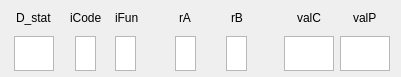
  <widget class="QWidget" name="layoutWidget_4">
   <property name="geometry">
    <rect>
     <x>100</x>
     <y>420</y>
     <width>401</width>
     <height>70</height>
    </rect>
   </property>
   <layout class="QGridLayout" name="gridLayout_6">
    <item row="1" column="8">
     <widget class="QTextBrowser" name="D_valP">
      <property name="sizePolicy">
       <sizepolicy hsizetype="Preferred" vsizetype="Preferred">
        <horstretch>70</horstretch>
        <verstretch>20</verstretch>
       </sizepolicy>
      </property>
      <property name="minimumSize">
       <size>
        <width>50</width>
        <height>35</height>
       </size>
      </property>
      <property name="maximumSize">
       <size>
        <width>70</width>
        <height>24</height>
       </size>
      </property>
      <property name="baseSize">
       <size>
        <width>70</width>
        <height>20</height>
       </size>
      </property>
      <property name="styleSheet">
       <string notr="true"/>
      </property>
     </widget>
    </item>
    <item row="1" column="4" alignment="Qt::AlignHCenter">
     <widget class="QTextBrowser" name="D_rA">
      <property name="sizePolicy">
       <sizepolicy hsizetype="Preferred" vsizetype="Preferred">
        <horstretch>70</horstretch>
        <verstretch>20</verstretch>
       </sizepolicy>
      </property>
      <property name="minimumSize">
       <size>
        <width>21</width>
        <height>35</height>
       </size>
      </property>
      <property name="maximumSize">
       <size>
        <width>20</width>
        <height>24</height>
       </size>
      </property>
      <property name="baseSize">
       <size>
        <width>70</width>
        <height>20</height>
       </size>
      </property>
      <property name="styleSheet">
       <string notr="true"/>
      </property>
     </widget>
    </item>
    <item row="1" column="5" alignment="Qt::AlignHCenter">
     <widget class="QTextBrowser" name="D_rB">
      <property name="sizePolicy">
       <sizepolicy hsizetype="Preferred" vsizetype="Preferred">
        <horstretch>70</horstretch>
        <verstretch>20</verstretch>
       </sizepolicy>
      </property>
      <property name="minimumSize">
       <size>
        <width>21</width>
        <height>35</height>
       </size>
      </property>
      <property name="maximumSize">
       <size>
        <width>20</width>
        <height>24</height>
       </size>
      </property>
      <property name="baseSize">
       <size>
        <width>70</width>
        <height>20</height>
       </size>
      </property>
      <property name="styleSheet">
       <string notr="true"/>
      </property>
     </widget>
    </item>
    <item row="0" column="5" alignment="Qt::AlignHCenter">
     <widget class="QLabel" name="label_40">
      <property name="styleSheet">
       <string notr="true">QLabel
{
font: 18pt &quot;Chiller&quot;;
}</string>
      </property>
      <property name="text">
       <string>rB</string>
      </property>
     </widget>
    </item>
    <item row="0" column="8" alignment="Qt::AlignHCenter">
     <widget class="QLabel" name="label_36">
      <property name="styleSheet">
       <string notr="true">QLabel
{
font: 18pt &quot;Chiller&quot;;
}</string>
      </property>
      <property name="text">
       <string>valP</string>
      </property>
     </widget>
    </item>
    <item row="0" column="1" alignment="Qt::AlignHCenter">
     <widget class="QLabel" name="label_34">
      <property name="styleSheet">
       <string notr="true">QLabel
{
font: 18pt &quot;Chiller&quot;;
}</string>
      </property>
      <property name="text">
       <string>iCode</string>
      </property>
     </widget>
    </item>
    <item row="0" column="4" alignment="Qt::AlignHCenter">
     <widget class="QLabel" name="label_39">
      <property name="styleSheet">
       <string notr="true">QLabel
{
font: 18pt &quot;Chiller&quot;;
}</string>
      </property>
      <property name="text">
       <string>rA</string>
      </property>
     </widget>
    </item>
    <item row="0" column="7" alignment="Qt::AlignHCenter">
     <widget class="QLabel" name="label_35">
      <property name="styleSheet">
       <string notr="true">QLabel
{
font: 18pt &quot;Chiller&quot;;
}</string>
      </property>
      <property name="text">
       <string>valC</string>
      </property>
     </widget>
    </item>
    <item row="1" column="1" alignment="Qt::AlignHCenter">
     <widget class="QTextBrowser" name="D_icode">
      <property name="sizePolicy">
       <sizepolicy hsizetype="Preferred" vsizetype="Preferred">
        <horstretch>70</horstretch>
        <verstretch>20</verstretch>
       </sizepolicy>
      </property>
      <property name="minimumSize">
       <size>
        <width>21</width>
        <height>35</height>
       </size>
      </property>
      <property name="maximumSize">
       <size>
        <width>20</width>
        <height>24</height>
       </size>
      </property>
      <property name="baseSize">
       <size>
        <width>70</width>
        <height>20</height>
       </size>
      </property>
      <property name="styleSheet">
       <string notr="true"/>
      </property>
      <property name="verticalScrollBarPolicy">
       <enum>Qt::ScrollBarAlwaysOff</enum>
      </property>
      <property name="horizontalScrollBarPolicy">
       <enum>Qt::ScrollBarAlwaysOff</enum>
      </property>
     </widget>
    </item>
    <item row="1" column="7">
     <widget class="QTextBrowser" name="D_valC">
      <property name="sizePolicy">
       <sizepolicy hsizetype="Preferred" vsizetype="Preferred">
        <horstretch>70</horstretch>
        <verstretch>20</verstretch>
       </sizepolicy>
      </property>
      <property name="minimumSize">
       <size>
        <width>50</width>
        <height>35</height>
       </size>
      </property>
      <property name="maximumSize">
       <size>
        <width>70</width>
        <height>24</height>
       </size>
      </property>
      <property name="baseSize">
       <size>
        <width>70</width>
        <height>20</height>
       </size>
      </property>
      <property name="styleSheet">
       <string notr="true"/>
      </property>
     </widget>
    </item>
    <item row="0" column="2">
     <widget class="QLabel" name="label_38">
      <property name="styleSheet">
       <string notr="true">QLabel
{
font: 18pt &quot;Chiller&quot;;
}</string>
      </property>
      <property name="text">
       <string>iFun</string>
      </property>
     </widget>
    </item>
    <item row="0" column="0" alignment="Qt::AlignHCenter">
     <widget class="QLabel" name="label_45">
      <property name="styleSheet">
       <string notr="true">QLabel
{
font: 18pt &quot;Chiller&quot;;
}</string>
      </property>
      <property name="text">
       <string>D_stat</string>
      </property>
     </widget>
    </item>
    <item row="1" column="2">
     <widget class="QTextBrowser" name="D_ifun">
      <property name="sizePolicy">
       <sizepolicy hsizetype="Preferred" vsizetype="Preferred">
        <horstretch>70</horstretch>
        <verstretch>20</verstretch>
       </sizepolicy>
      </property>
      <property name="minimumSize">
       <size>
        <width>21</width>
        <height>35</height>
       </size>
      </property>
      <property name="maximumSize">
       <size>
        <width>20</width>
        <height>24</height>
       </size>
      </property>
      <property name="baseSize">
       <size>
        <width>70</width>
        <height>20</height>
       </size>
      </property>
      <property name="styleSheet">
       <string notr="true"/>
      </property>
     </widget>
    </item>
    <item row="1" column="0" alignment="Qt::AlignHCenter">
     <widget class="QTextBrowser" name="D_stat">
      <property name="sizePolicy">
       <sizepolicy hsizetype="Preferred" vsizetype="Preferred">
        <horstretch>70</horstretch>
        <verstretch>20</verstretch>
       </sizepolicy>
      </property>
      <property name="minimumSize">
       <size>
        <width>0</width>
        <height>35</height>
       </size>
      </property>
      <property name="maximumSize">
       <size>
        <width>40</width>
        <height>24</height>
       </size>
      </property>
      <property name="baseSize">
       <size>
        <width>70</width>
        <height>20</height>
       </size>
      </property>
      <property name="styleSheet">
       <string notr="true"/>
      </property>
     </widget>
    </item>
    <item row="1" column="3">
     <spacer name="horizontalSpacer_8">
      <property name="orientation">
       <enum>Qt::Horizontal</enum>
      </property>
      <property name="sizeHint" stdset="0">
       <size>
        <width>18</width>
        <height>32</height>
       </size>
      </property>
     </spacer>
    </item>
    <item row="1" column="6">
     <spacer name="horizontalSpacer_9">
      <property name="orientation">
       <enum>Qt::Horizontal</enum>
      </property>
      <property name="sizeHint" stdset="0">
       <size>
        <width>18</width>
        <height>32</height>
       </size>
      </property>
     </spacer>
    </item>
   </layout>
  </widget>
